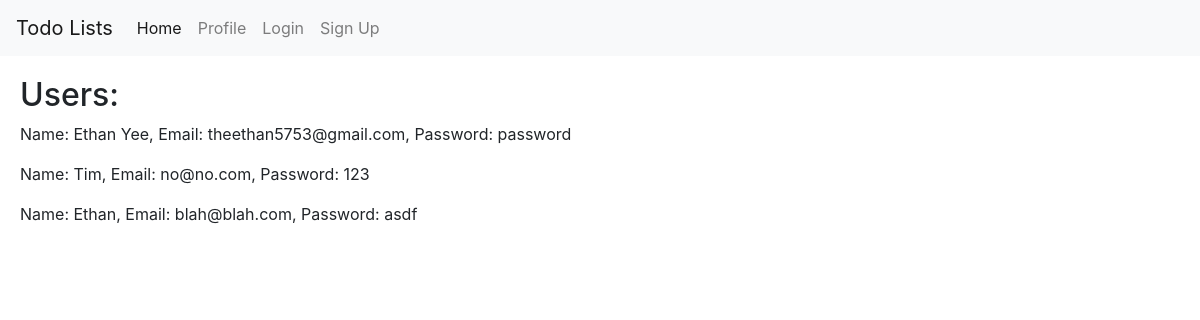
Page /view (signed in) on the committed database.
### app.py (models this page shows, shortened)
class users(db.Model):
    _id = db.Column("id", db.Integer, primary_key=True)
    name = db.Column(db.String(100), unique=True)
    password = db.Column(db.String(100))
    email = db.Column(db.String(200), unique=True)

### app.py (the view)
@app.route("/view")
def view():
    return render_template("view.html", values=users.query.all())

### templates/view.html (shortened to what this page needs)
{% extends 'base.html'%}
{% block content %}
{% if session["user"] == "Ethan Yee" %}
<h2>Users:</h2>
    {% for item in values %}
    <p>Name: {{item.name}}, Email: {{item.email}}, Password: {{item.password}}</p>
    {%endfor%}
{% else %}
<h2>You don't have permission to view this page.</h2>
{% endif %}
{% endblock %}

### rows in the picture
users: name "Ethan Yee", email "theethan5753@gmail.com", password "password"
users: name "Tim", email "no@no.com", password "123"
users: name "Ethan", email "blah@blah.com", password "asdf"
